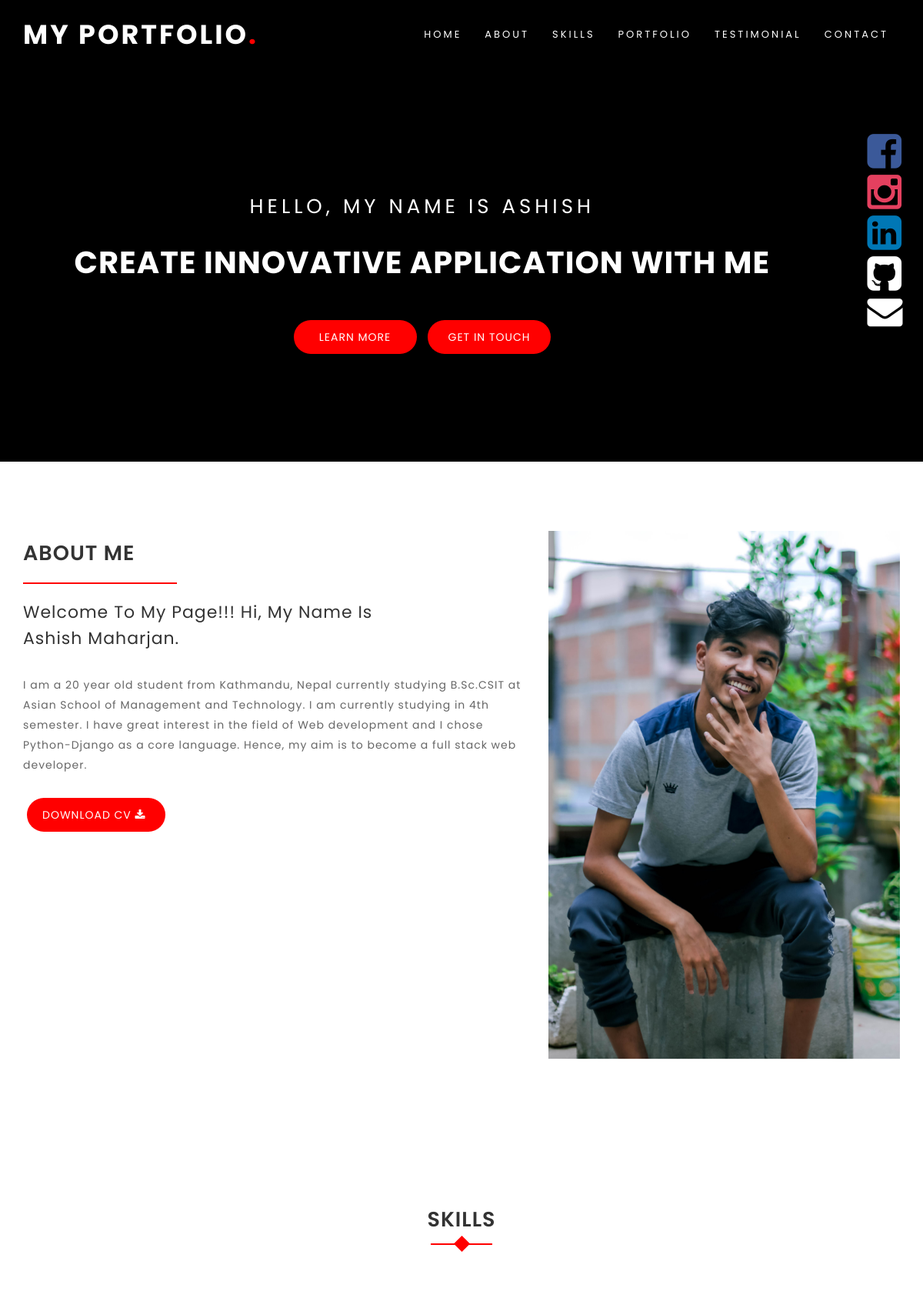
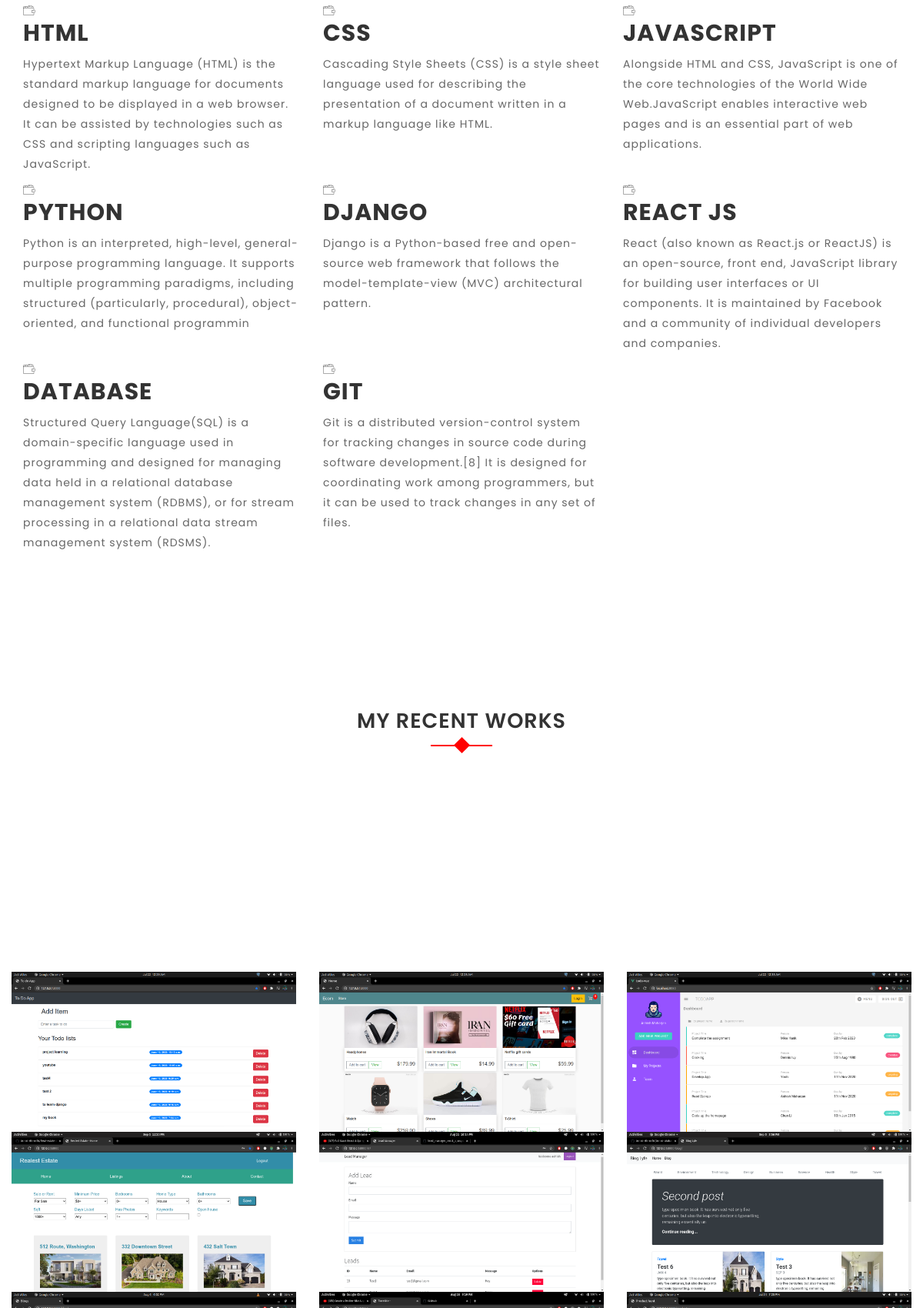
The page / (upper part) on the database its author committed (2 pictures, top to bottom).
### jobs/models.py (models this page shows, shortened)
class About(models.Model):
    short_description = models.TextField()
    description = models.TextField()
    image = models.ImageField(upload_to='about/')
    class Meta:
        verbose_name = "About me"
        verbose_name_plural = "About me"

class Skill(models.Model):
    name = models.CharField(max_length=100)
    description = models.TextField()

class RecentWork(models.Model):
    title = models.CharField(max_length=100, verbose_name="Work Title")
    image = models.ImageField(upload_to='works/')

### jobs/views.py (the view)
# urls.py: path('', views.home,name="home"),
def home(request):
    about = About.objects.get()
    skills = Skill.objects.all().order_by('id')
    works = RecentWork.objects.all()
    return render(request,'home.html',{'about':about,'skills':skills,'works':works})

### templates/home.html (shortened to what this page needs)
{% extends 'base.html' %}
{% block content %}
<div id="home" class="banner-area section-padding">
    <div class="bg-overlay black"></div>
    <div class="containter">
        <div class="row">
            <div class="col-md-11">
                <div class="welcome-text">
                    <div class="name-area wow fadeInDown" data-wow-delay="0.2s">Hello, my name is Ashish</div>
                    <h1 class="wow fadeInDown" data-wow-delay="0.4s">Create Innovative application with me</h1>
                    <a href="#about" class="my-btn-1 wow fadeInDown" data-wow-delay="0.6s">Learn more</a>
                    <a href="#contact" class="my-btn-2 wow fadeInDown" data-wow-delay="0.8s">Get in touch</a>
                </div>
            </div>
            <div class="col-md-1">
                <div class="icons hidden-xs">
                    <a href="https://www.facebook.com/amaharjan1032" target="blank"><i class="fa fa-facebook-square" style="font-size:52px;color:#3b5999"></i></a>
                    <a href="https://www.instagram.com/ashish_mhrzn10/" target="blank"><i class="fa fa-instagram" style="font-size:52px;color:#e4405f"></i></a>
                    <a href="https://www.linkedin.com/in/%C3%A3shish-mhrzn-59b7b4188/" target="blank"><i class="fa fa-linkedin-square" style="font-size:52px;color:#0077B5"></i></a>
                    <a href="https://github.com/AshishMhrzn10" target="blank"><i class="fa fa-github-square" style="font-size:52px;color:white;"></i></a>
                    <a href="mailto: amaharjan1032@gmail.com" target="blank"><i class="fa fa-envelope" style="font-size:46px;color:white;"></i></a>
                </div>
            </div>
        </div>
    </div>
</div>
<div id="about" class="about-area section-padding">
    <div class="container">
        <div class="row">
            <div class="col-md-7 col-sn-8 col-xs-12 wow fadeInLeft" data-wow-delay="0.2s">
                <div class="about-left">
                    <h2 class="section-title">About Me</h2>
                    <div class="line"></div>
                    <h4>{{ about.short_description }}</h4>
                    <p>{{ about.description }}</p>
                    <a href="../media/images/CV.docx" download>Download CV&nbsp;<i class="fa fa-download"></i></a>
                </div>
            </div>
            <div class="col-md-5 visible-md visible-lg wow fadeInDown" data-wow-delay="0.6s">
                <div class="profile">
                    <img src="{{ about.image.url }}" alt="Profile image" class="img-responsive">
                </div>
            </div>
        </div>
    </div>
</div>
<div id="services" class="section-padding">
    <div class="container">
        <div class="row">
            <div class="col-md-12">
                <div class="section-header text-center">
                    <h2>Skills</h2>
                </div>
            </div>
        </div>
        <div class="row">
            {% for skill in skills %}
            <div class="col-md-4 col-sm-4">
                <div class="single-skill wow fadeInDown" data-wow-delay="0.2s">
                    <i class="icon icon-wallet"></i>
                    <h2>{{ skill.name }}</h2>
                    <p>{{ skill.description }}</p>
                </div>
            </div>
            {% if forloop.counter|divisibleby:3 and forloop.counter > 0 and not forloop.last %}
        </div>
        <div class="row">
            {% endif %}
            {% endfor %}
        </div>
    </div>
</div>
<div id="portfolio" class="portfolio-area section-padding">
    <div class="container-fluid">
        <div class="row">
            <div class="col-md-12">
                <div class="section-header">
                    <h2>My Recent Works</h2>
                </div>
            </div>
        </div>
        <div class="row">
            {% for work in works %}
            <div class="col-md-4 col-sm-4 col-xs-12">
                <div class="gallery-items">
                    <a class="view img" href="{{ work.image.url }}">
                        <img src="{{ work.image.url }}" alt="work image">
                    </a>
                </div>
            </div>
            {% endfor %}
        </div>
    </div>
</div>
{% endblock %}

### templates/base.html (shortened to what this page needs)
<!doctype html>
<html lang="en">
<head>
    {% include 'includes/stylesheets.html' %}
</head>
<body>
    <nav class="navbar navbar-custom navbar-fixed-top">
        <div class="container">
            <div class="navbar-header">
                <a class="navbar-brand page-scroll" href="/"> My Portfolio<span>.</span> </a>
            </div>
            <div class="collapse navbar-collapse navbar-right navbar-main-collapse">
                <ul class="nav navbar-nav">
                    <li class="active"><a class="smooth-menu" href="#home">Home</a></li>
                    <li><a class="smooth-menu" href="#about">About</a></li>
                    <li><a class="smooth-menu" href="#services">Skills</a></li>
                    <li><a class="smooth-menu" href="#portfolio">Portfolio</a></li>
                    <li><a class="smooth-menu" href="#testimonial">Testimonial</a></li>
                    <li><a class="smooth-menu" href="#contact">Contact</a></li>
                </ul>
            </div>
        </div>
    </nav>
    {% block content %}{% endblock %}
</body>
</html>

### templates/includes/stylesheets.html (shortened to what this page needs)
{% load static %}
<link rel="stylesheet" href="{% static 'css/bootstrap.min.css' %}">
<link rel="stylesheet" href="{% static 'css/font-awesome.min.css' %}">
<link rel="stylesheet" href="{% static 'css/animate.css' %}">
<link rel="stylesheet" href="{% static 'css/owl.carousel.css' %}">
<link rel="stylesheet" href="{% static 'css/owl.theme.default.css' %}">
<link rel="stylesheet" href="{% static 'css/magnific-popup.css' %}">
<link rel="stylesheet" href="{% static 'css/line-icons.min.css' %}">
<link rel="stylesheet" href="{% static 'css/style.css' %}">
<link rel="stylesheet" href="{% static 'css/responsive.css' %}">

### templates/includes/scripts.html (shortened to what this page needs)
{% load static %}

### static/css/style.css (style rules this page uses)
body { width: 100%; height: 100%; line-height: 24px; font-size: 13px; font-family: 'Poppins', sans-serif; font-weight: normal; letter-spacing: 1px; }
html { width: 100%; height: 100%; }
a, a:focus, a:active, a:link, img { outline: none; }
a { cursor: pointer; text-decoration: none; color: #323232; transition: all 0.25s ease 0s; -moz-transition: all 0.25s ease 0s; -webkit-transition: all 0.25s ease 0s; -o-transition: all 0.25s ease 0s; }
a:link, a:visited { text-decoration: none; }
p { line-height: 26px; font-size: 14px; font-weight: 400; color: #666; }
img { height: auto; max-width: 100%; border: none; outline: none; transition: all 0.2s ease 0s; -moz-transition: all 0.2s ease 0s; -webkit-transition: all 0.2s ease 0s; -o-transition: all 0.2s ease 0s; }
ul, li { list-style-type: none; margin: 0; padding: 0; }
h1, h2, h3, h4, h5, h6 { font-weight: 700; margin-top: 0; margin-bottom: 10px; color: #333333; text-transform: uppercase; }
.section-padding { padding: 90px 0; }
.bg-overlay { position: absolute; content: ""; top: 0; left: 0; right: 0; bottom: 0; height: 100%; }
.bg-overlay.black { position: absolute; background: rgba(0, 0, 0, 0.9); }
.section-header { margin-bottom: 100px; text-align: center; }
.section-header h2 { font-size: 27px; line-height: 37px; margin-bottom: 20px; padding-top: 10px; font-weight: 600; color: #333333; }
.section-header h2::before { position: absolute; content: ""; height: 2px; width: 80px; left: 50%; top: 60px; text-align: center; z-index: -1; background: #FF0000; margin-left: -40px; }
.section-header h2::after { position: absolute; content: ""; height: 15px; width: 15px; left: 50%; top: 53px; text-align: center; z-index: -1; background: #FF0000; margin-left: -7px; -webkit-transform: rotate(45deg); transform: rotate(45deg); }
.navbar-custom { margin-bottom: 0; border-bottom: 1px solid rgba(255, 255, 255, .3); background: #fff; text-transform: uppercase; }
.navbar-custom .navbar-brand { font-weight: 700; font-size: 35px; }
.navbar-custom .navbar-brand span { color: #FF0000; }
.navbar-custom a { color: #fff; font-size: 13px; letter-spacing: 3px; }
.navbar-custom .nav li a { -webkit-transition: background .3s ease-in-out; -moz-transition: background .3s ease-in-out; transition: background .3s ease-in-out; }
.navbar-custom .nav li.active { outline: 0; }
@media (min-width:768px) { .navbar-custom { padding: 20px 0; border-bottom: 0; letter-spacing: 1px; background: 0 0; -webkit-transition: background .5s ease-in-out, padding .5s ease-in-out; -moz-transition: background .5s ease-in-out, padding .5s ease-in-out; transition: background .5s ease-in-out, padding .5s ease-in-out; } }
.banner-area { height: 100%; background: #222 url("../../media/images/bg-home.jpg") no-repeat fixed 100% 100% / cover; padding: 0; position: relative; max-height: 600px; overflow: hidden; }
.welcome-text { text-align: center; color: #fff; padding-top: 250px; }
.welcome-text h1 { font-size: 40px; color: #fff; line-height: 50px; margin: 30px 0px; }
.welcome-text .name-area { letter-spacing: 5px; margin-bottom: 20px; font-size: 26px; text-transform: uppercase; line-height: 36px; font-weight: 400; }
.welcome-text a { display: inline-block; color: #fff; padding: 10px 20px; text-transform: uppercase; background: #FF0000; margin-top: 20px; width: 160px; border-radius: 30px; margin-left: 5px; margin-right: 5px; font-size: 14px; }
.icons { margin-top: 170px; }
.line { height: 2px; background: #FF0000; width: 200px; }
.about-left h2 { font-size: 27px; line-height: 37px; margin-bottom: 20px; padding-top: 10px; font-weight: 600; color: #333333; }
.about-left h4 { text-transform: capitalize; font-weight: 400; font-size: 22px; line-height: 34px; margin: 20px 0 30px; width: 80%; }
.about-left a { display: inline-block; color: #fff; padding: 10px 20px; text-transform: uppercase; background: #FF0000; margin-top: 20px; width: 180px; border-radius: 30px; margin-left: 5px; margin-right: 5px; font-size: 14px; }
.gallery-items { position: relative; }
.gallery-items .img { display: block; position: relative; }
.gallery-items .img:before { content: ""; display: block; position: absolute; top: 0; right: 0; bottom: 0; left: 0; background: rgba(102, 218, 255, 0.7); color: #fff; opacity: 0; -webkit-transition: .7s; -moz-transition: .7s ; -ms-transition: .7s ; -o-transition: .7s ; transition: .7s ; }
.gallery-items .img img { width: 100%; }

### rows shown on the page
About: short_description "Welcome To My Page!!! Hi, My Name Is Ashish Maharjan.", description "I am a 20 year old student from Kathmandu, Nepal currently studying B.Sc.CSIT at Asian School of Management and Technology. I am currently studying in 4th semester. I have great interest in the field of Web development and I chose Python-Django as a core language. Hence, my aim is to become a full stack web developer.", image (picture)
Skill: name "HTML", description "Hypertext Markup Language (HTML) is the standard markup language for documents designed to be displayed in a web browser. It can be assisted by technologies such as CSS and scripting languages such as JavaScript."
Skill: name "CSS", description "Cascading Style Sheets (CSS) is a style sheet language used for describing the presentation of a document written in a markup language like HTML."
Skill: name "JAVASCRIPT", description "Alongside HTML and CSS, JavaScript is one of the core technologies of the World Wide Web.JavaScript enables interactive web pages and is an essential part of web applications."
Skill: name "PYTHON", description "Python is an interpreted, high-level, general-purpose programming language. It supports multiple programming paradigms, including structured (particularly, procedural), object-oriented, and functional programmin"
Skill: name "DJANGO", description "Django is a Python-based free and open-source web framework that follows the model-template-view (MVC) architectural pattern."
Skill: name "REACT JS", description "React (also known as React.js or ReactJS) is an open-source, front end, JavaScript library for building user interfaces or UI components. It is maintained by Facebook and a community of individual developers and companies."
Skill: name "DATABASE", description "Structured Query Language(SQL) is a domain-specific language used in programming and designed for managing data held in a relational database management system (RDBMS), or for stream processing in a relational data stream management system (RDSMS)."
Skill: name "GIT", description "Git is a distributed version-control system for tracking changes in source code during software development.[8] It is designed for coordinating work among programmers, but it can be used to track changes in any set of files."
RecentWork: image (picture)
RecentWork: image (picture)
RecentWork: image (picture)
RecentWork: image (picture)
RecentWork: image (picture)
RecentWork: image (picture)
RecentWork: image (picture)
RecentWork: image (picture)
RecentWork: image (picture)
RecentWork: image (picture)
RecentWork: image (picture)
RecentWork: image (picture)
